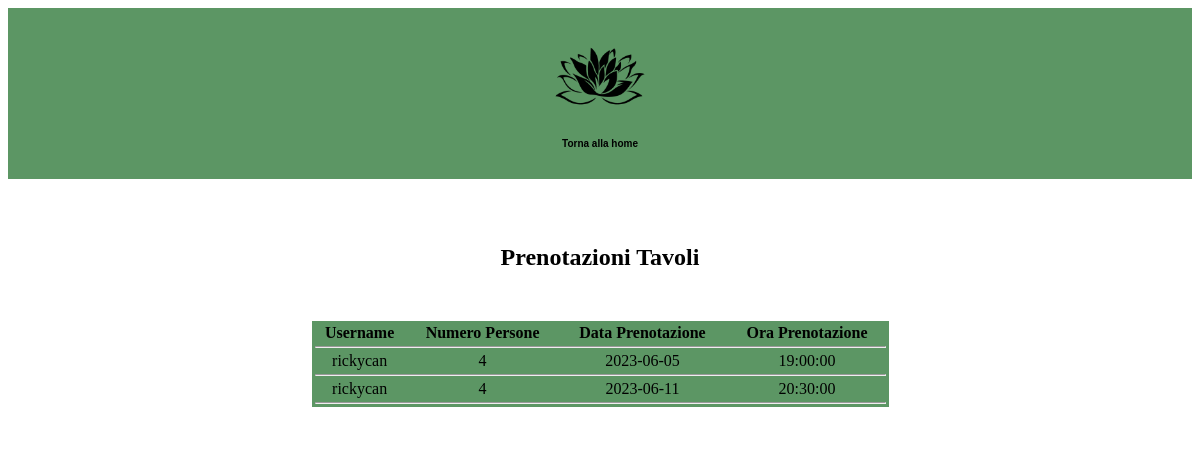
Page /file/tab_prenotazioni_clienti.php (signed in) on the earlier database version.
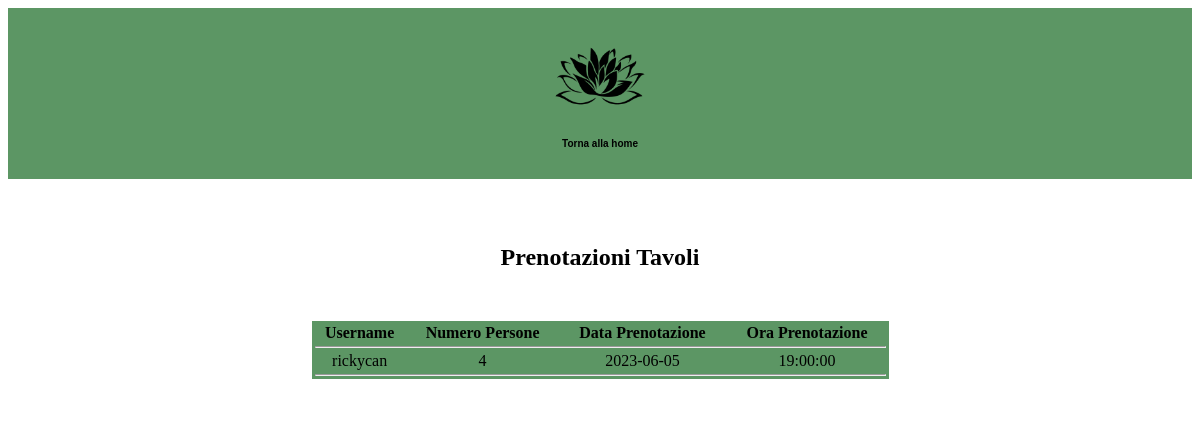
Same page on the later database version.
### tables this page shows
CREATE TABLE IF NOT EXISTS `prenotazioni` (
  `username` char(50) DEFAULT NULL,
  `numero_persone` int(11) DEFAULT NULL,
  `data_prenotazione` date DEFAULT NULL,
  `ora_prenotazione` time DEFAULT NULL
);

### file/tab_prenotazioni_clienti.php (the view, shortened to what this page needs)
<?php
    require("../../database/dati_connessione_db.php");
?>
<!DOCTYPE html>
<html lang="en">
<head>
    <link rel="stylesheet" href="../../style.css">
</head>
<body style="background-color: white">
    <nav>
        <div class="tornahome">
            <a href="../home_clienti.php"><img src="../../img/home/sfondo.png" alt=""></a>
            <p>Torna alla home</p>
        </div>
    </nav>
    <main style="background-color: white">
        <h2 style="color: black; margin: 0; padding-top: 50px; padding-bottom: 50px">Prenotazioni Tavoli</h2>
        <?php
            $conn = new mysqli($db_servername, $db_username, $db_password, $db_name);
            $username = $_SESSION["username"];
            $myquery = "SELECT * FROM prenotazioni WHERE username = '$username'";
            $ris = $conn->query($myquery) or die("<p>Query fallita!</p>");
            if ($ris->num_rows > 0) {
                echo "<table class='tabaccesso'>";
                echo "<tr><th>Username</th><th>Numero Persone</th><th>Data Prenotazione</th><th>Ora Prenotazione</th></tr>";
                echo "<tr><td colspan='4'><hr style='margin: 0px'></td></tr>";
                while ($row = $ris->fetch_assoc()) {
                    $numeroPersone = $row["numero_persone"];
                    $dataPrenotazione = $row["data_prenotazione"];
                    $oraPrenotazione = $row["ora_prenotazione"];
                    echo "<tr style='text-align: center'>";
                    echo "<td>" . $username . "</td>";
                    echo "<td>" . $numeroPersone . "</td>";
                    echo "<td>" . $dataPrenotazione . "</td>";
                    echo "<td>" . $oraPrenotazione . "</td>";
                    echo "</tr>";
                    echo "<tr><td colspan='4'><hr style='margin: 0px'></td></tr>";
                }
                echo "</table>";
            } else {
                echo "<p style='width: 100%; text-align: center'>Nessuna prenotazione trovata per questo account.</p>";
            }
        ?>
    </main>
</body>
</html>

Differences in the rows shown:
removed prenotazioni: numero_persone "4", data_prenotazione "2023-06-11", ora_prenotazione "20:30:00"
